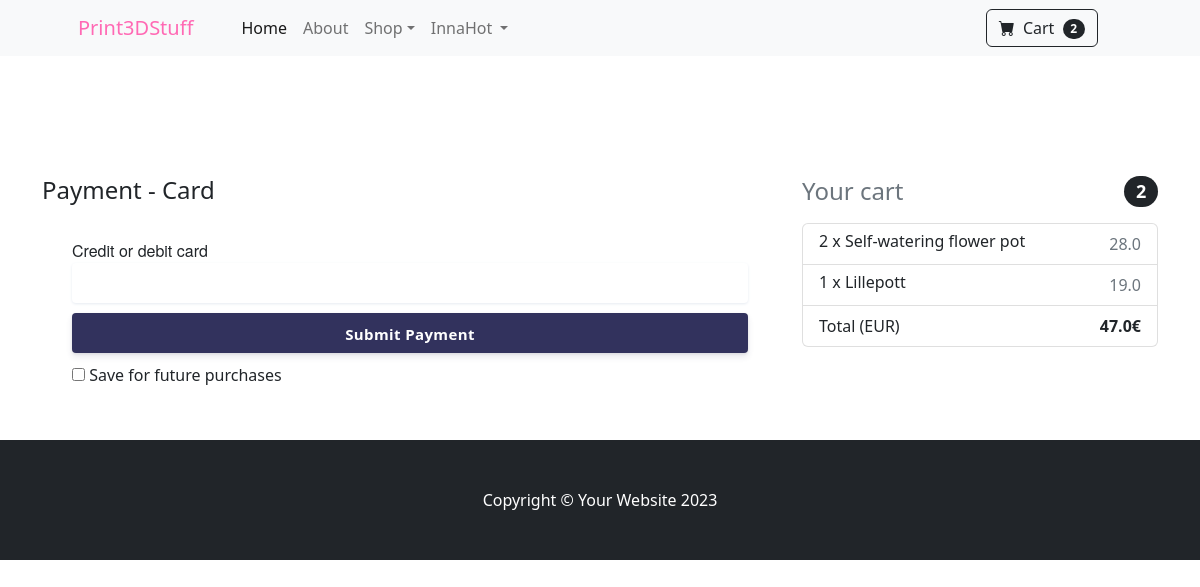
Screenshot of /payment/ (signed in) with the database file from the repository.
### mainapp/models.py (models this page shows, shortened)
class Order(models.Model):
    user = models.ForeignKey(User, on_delete=models.CASCADE)
    order_ref = models.CharField(max_length=20)
    items = models.ManyToManyField(OrderItem)
    ordered_date = models.DateTimeField()
    ordered = models.BooleanField(default=False)
    billing_address = models.ForeignKey('BillingAddress', on_delete=models.SET_NULL, blank=True, null=True)
    coupon = models.ForeignKey('Coupon', on_delete=models.SET_NULL, blank=True, null=True)
    payment = models.ForeignKey('Payment', on_delete=models.SET_NULL, blank=True, null=True)
    delivered = models.BooleanField(default=False)
    received = models.BooleanField(default=False)
    refund_requested = models.BooleanField(default=False)
    refund_granted = models.BooleanField(default=False)
    def total_price(self):
        total = 0
        for order_item in self.items.all():
            total += order_item.final_price()
        if self.coupon:
            total -= self.coupon.amount
        return total

class OrderItem(models.Model):
    user = models.ForeignKey(User, on_delete=models.CASCADE)
    ordered = models.BooleanField(default=False)
    item = models.ForeignKey(Item, on_delete=models.CASCADE)
    quantity = models.IntegerField(default=1)
    def total_item_discount_price(self):
        return self.quantity * self.item.discount_price
    def final_price(self):
        if self.item.discount_price:
            return self.total_item_discount_price()
        else:
            return self.total_item_price()

class Item(models.Model):
    title = models.CharField(max_length=100)
    price = models.FloatField()
    discount_price = models.FloatField(blank=True, null=True)
    category = models.CharField(choices=CATEGORY_CHOICES, max_length=5)
    slug = models.SlugField()
    description = models.TextField()
    image = models.ImageField()

### mainapp/views.py (the view)
# urls.py: path('payment/', views.PaymentView.as_view(), name='payment'),
class PaymentView(View):
    def get(self, *args, **kwargs):
        order = Order.objects.get(user=self.request.user, ordered=False)
        if order.billing_address:
            context = {
                'order': order,
                'display_coupon_form': False
            }
            return render(self.request, "payment.html", context)
        else:
            messages.warning(self.request, 'Please add your billing address')
            return redirect("mainapp:shipping")

### mainapp/templatetags/cart_template.py (called while the page is built)
@register.filter(name="cart_count")
def cart_count(user):
    if user.is_authenticated:
        query_set = Order.objects.filter(user=user, ordered=False)
        if query_set.exists():
            return query_set[0].items.count()
        return 0

### templates/payment.html (shortened to what this page needs)
{% extends 'base.html' %}
{% load static %}
{% block content %}
<link href="{% static 'css/payment.css' %}" rel="stylesheet" />
<section class="py-5 container">
   <div class="row">
       <div class="col-md-8">
           <h4 class="mb-4">Payment - Card</h4>
           <div class="new-card-form">
              <form action="." method="post" class="stripe-form" id="stripe-form">
                  <div class="stripe-form-row" id="creditCard">
                      <label for="card-element" id="stripeBtnLabel">
                          Credit or debit card
                      </label>
                      <div id="card-element" class="StripeElement StripeElement--empty">
                          <div class="__PrivateStripeElement" style="margin: 0px !important; padding: 0px !important; border: none !important; display: block !important; background: transparent !important; position: relative !important; opacity: 1 !important;">
                              <iframe frameborder="0" allowtransparency="true" scrolling="no" name="__privateStripeFrame5" allowpaymentrequest="true" src="https://js.stripe.com/v3/elements-inner-card-19066928f2ed1ba3ffada645e45f5b50.html#style[base][color]=%2332325d&amp;style[base][fontFamily]=%22Helvetica+Neue%22%2C+Helvetica%2C+sans-serif&amp;style[base][fontSmoothing]=antialiased&amp;style[base][fontSize]=16px&amp;style[base][::placeholder][color]=%23aab7c4&amp;style[invalid][color]=%23fa755a&amp;style[invalid][iconColor]=%23fa755a&amp;componentName=card&amp;wait=false&amp;rtl=false&amp;keyMode=test&amp;origin=https%3A%2F%2Fstripe.com&amp;referrer=https%3A%2F%2Fstripe.com%2Fdocs%2Fstripe-js&amp;controllerId=__privateStripeController1" title="Secure payment input frame" style="border: none !important; margin: 0px !important; padding: 0px !important; width: 1px !important; min-width: 100% !important; overflow: hidden !important; display: block !important; height: 19.2px;"></iframe>
                          </div>
                      </div>
                  </div>
                  <div class="stripe-form-row">
                    <button id="stripeBtn">Submit Payment</button>
                  </div>
                  <div class="stripe-form-row">
                    <div class="custom-control custom-checkbox">
                      <input type="checkbox" class="custom-control-input" name="save" id="save_card_info">
                      <label class="custom-control-label" for="save_card_info">Save for future purchases</label>
                    </div>
                  </div>
                  <div id="card-errors" role="alert"></div>
              </form>
            </div>
       </div>
       <div class="col-md-4">
           {% include 'cart_snippet.html' %}
       </div>
   </div>
</section>
{% endblock %}

### templates/base.html (shortened to what this page needs)
{% load static %}
{% load cart_template %}
<!DOCTYPE html>
<html lang="en">
    <head>
        <link href="https://cdn.jsdelivr.net/npm/bootstrap-icons@1.5.0/font/bootstrap-icons.css" rel="stylesheet" />
        <link href="{% static 'css/styles.css' %}" rel="stylesheet" />
    </head>
    <body>
        <nav class="navbar navbar-expand-lg navbar-light bg-light">
            <div class="container px-4 px-lg-5">
                <a class="navbar-brand" style="color: hotpink;" href="{% url 'mainapp:index' %}">Print3DStuff</a>
                <div class="collapse navbar-collapse" id="navbarSupportedContent">
                    <ul class="navbar-nav me-auto mb-2 mb-lg-0 ms-lg-4">
                        <li class="nav-item"><a class="nav-link active" aria-current="page" href="{% url 'mainapp:index' %}">Home</a></li>
                        <li class="nav-item"><a class="nav-link" href="{% url 'mainapp:about' %}">About</a></li>
                        <li class="nav-item dropdown">
                            <a class="nav-link dropdown-toggle" id="navbarDropdown" href="#" role="button" data-bs-toggle="dropdown" aria-expanded="false">Shop</a>
                        </li>
                        {% if user.is_authenticated %}
                        <li class="nav-item dropdown">
                            <a class="nav-link dropdown-toggle" href="#" role="button" data-bs-toggle="dropdown" aria-expanded="false">
                                {{ user.get_username }}
                            </a>
                        </li>
                        {% else %}
                            <li class="nav-item"><a class="nav-link active" href="{% url 'accounts:login' %}">Sign in</a></li>
                        {% endif %}
                    </ul>
                    <form class="d-flex">
                        <a class="btn btn-outline-dark mt-auto me-4" href="{% url 'mainapp:summary' %}" type="submit">
                            <i class="bi-cart-fill me-1"></i>
                            Cart
                            <span class="badge bg-dark text-white ms-1 rounded-pill">
                                {% if user.is_authenticated %}
                                    {{ user|cart_count }}
                                {% else %}
                                    0
                                {% endif %}
                            </span>
                        </a>
                    </form>
                </div>
            </div>
        </nav>
        <div class="mt-5 pt-4">
        </div>
        {% block content %}
        {% endblock %}
        <footer class="py-5 bg-dark">
            <div class="container"><p class="m-0 text-center text-white">Copyright &copy; Your Website 2023</p></div>
        </footer>
    </body>
</html>

### templates/cart_snippet.html (shortened to what this page needs)
<h4 class="d-flex justify-content-between align-items-center mb-3">
  <span class="text-muted">Your cart</span>
  <span class="badge bg-dark text-white ms-1 rounded-pill">{{ order.items.count }}</span>
</h4>
<ul class="list-group mb-3 z-depth-1">
  {% for order_item in order.items.all %}
  <li class="list-group-item d-flex justify-content-between lh-condensed">
    <div>
      <h6 class="my-0">{{ order_item.quantity }} x {{ order_item.item.title }}</h6>
    </div>
    <span class="text-muted">{{ order_item.final_price }}</span>
  </li>
  {% endfor %}
  <li class="list-group-item d-flex justify-content-between">
    <span>Total (EUR)</span>
    <strong>{{ order.total_price }}€</strong>
  </li>
</ul>

### static/css/payment.css (style rules this page uses)
#stripeBtnLabel { font-family: "Helvetica Neue", Helvetica, sans-serif; font-size: 16px; font-variant: normal; padding: 0; margin: 0; -webkit-font-smoothing: antialiased; font-weight: 500; display: block; }
#stripeBtn { border: none; border-radius: 4px; outline: none; text-decoration: none; color: #fff; background: #32325d; white-space: nowrap; display: inline-block; height: 40px; line-height: 40px; box-shadow: 0 4px 6px rgba(50, 50, 93, .11), 0 1px 3px rgba(0, 0, 0, .08); border-radius: 4px; font-size: 15px; font-weight: 600; letter-spacing: 0.025em; text-decoration: none; -webkit-transition: all 150ms ease; transition: all 150ms ease; float: left; width: 100% }
.stripe-form { padding: 5px 30px; }
#card-errors { height: 20px; padding: 4px 0; color: #fa755a; }
.stripe-form-row { width: 100%; float: left; margin-top: 5px; margin-bottom: 5px; }
.StripeElement { box-sizing: border-box; height: 40px; padding: 10px 12px; border: 1px solid transparent; border-radius: 4px; background-color: white; box-shadow: 0 1px 3px 0 #e6ebf1; -webkit-transition: box-shadow 150ms ease; transition: box-shadow 150ms ease; }

### rows the page displays
Order: items.count "2", total_price "47.0"
OrderItem: quantity "2", item "Self-watering flower pot", final_price "28.0"
OrderItem: quantity "1", item "Lillepott", final_price "19.0"

### other values shown
{{ user.get_username }} "InnaHot"
{{ user|cart_count }} "2"
